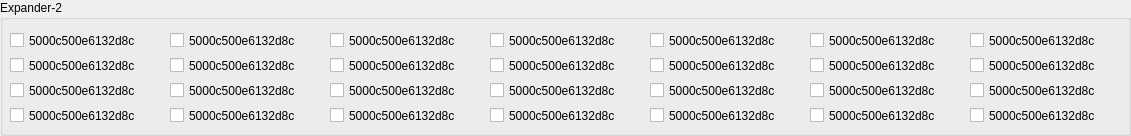
  <widget class="QGroupBox" name="groupBox_2">
   <property name="geometry">
    <rect>
     <x>10</x>
     <y>440</y>
     <width>1131</width>
     <height>136</height>
    </rect>
   </property>
   <property name="minimumSize">
    <size>
     <width>1131</width>
     <height>136</height>
    </size>
   </property>
   <property name="title">
    <string>Expander-2</string>
   </property>
   <widget class="QCheckBox" name="checkBox_57">
    <property name="geometry">
     <rect>
      <x>10</x>
      <y>30</y>
      <width>161</width>
      <height>21</height>
     </rect>
    </property>
    <property name="text">
     <string>5000c500e6132d8c</string>
    </property>
   </widget>
   <widget class="QCheckBox" name="checkBox_58">
    <property name="geometry">
     <rect>
      <x>170</x>
      <y>30</y>
      <width>161</width>
      <height>21</height>
     </rect>
    </property>
    <property name="text">
     <string>5000c500e6132d8c</string>
    </property>
   </widget>
   <widget class="QCheckBox" name="checkBox_59">
    <property name="geometry">
     <rect>
      <x>330</x>
      <y>30</y>
      <width>161</width>
      <height>21</height>
     </rect>
    </property>
    <property name="text">
     <string>5000c500e6132d8c</string>
    </property>
   </widget>
   <widget class="QCheckBox" name="checkBox_60">
    <property name="geometry">
     <rect>
      <x>490</x>
      <y>30</y>
      <width>161</width>
      <height>21</height>
     </rect>
    </property>
    <property name="text">
     <string>5000c500e6132d8c</string>
    </property>
   </widget>
   <widget class="QCheckBox" name="checkBox_61">
    <property name="geometry">
     <rect>
      <x>650</x>
      <y>30</y>
      <width>161</width>
      <height>21</height>
     </rect>
    </property>
    <property name="text">
     <string>5000c500e6132d8c</string>
    </property>
   </widget>
   <widget class="QCheckBox" name="checkBox_62">
    <property name="geometry">
     <rect>
      <x>810</x>
      <y>30</y>
      <width>161</width>
      <height>21</height>
     </rect>
    </property>
    <property name="text">
     <string>5000c500e6132d8c</string>
    </property>
   </widget>
   <widget class="QCheckBox" name="checkBox_63">
    <property name="geometry">
     <rect>
      <x>970</x>
      <y>30</y>
      <width>161</width>
      <height>21</height>
     </rect>
    </property>
    <property name="text">
     <string>5000c500e6132d8c</string>
    </property>
   </widget>
   <widget class="QCheckBox" name="checkBox_64">
    <property name="geometry">
     <rect>
      <x>10</x>
      <y>55</y>
      <width>161</width>
      <height>21</height>
     </rect>
    </property>
    <property name="text">
     <string>5000c500e6132d8c</string>
    </property>
   </widget>
   <widget class="QCheckBox" name="checkBox_65">
    <property name="geometry">
     <rect>
      <x>170</x>
      <y>55</y>
      <width>161</width>
      <height>21</height>
     </rect>
    </property>
    <property name="text">
     <string>5000c500e6132d8c</string>
    </property>
   </widget>
   <widget class="QCheckBox" name="checkBox_66">
    <property name="geometry">
     <rect>
      <x>330</x>
      <y>55</y>
      <width>161</width>
      <height>21</height>
     </rect>
    </property>
    <property name="text">
     <string>5000c500e6132d8c</string>
    </property>
   </widget>
   <widget class="QCheckBox" name="checkBox_67">
    <property name="geometry">
     <rect>
      <x>490</x>
      <y>55</y>
      <width>161</width>
      <height>21</height>
     </rect>
    </property>
    <property name="text">
     <string>5000c500e6132d8c</string>
    </property>
   </widget>
   <widget class="QCheckBox" name="checkBox_68">
    <property name="geometry">
     <rect>
      <x>650</x>
      <y>55</y>
      <width>161</width>
      <height>21</height>
     </rect>
    </property>
    <property name="text">
     <string>5000c500e6132d8c</string>
    </property>
   </widget>
   <widget class="QCheckBox" name="checkBox_69">
    <property name="geometry">
     <rect>
      <x>810</x>
      <y>55</y>
      <width>161</width>
      <height>21</height>
     </rect>
    </property>
    <property name="text">
     <string>5000c500e6132d8c</string>
    </property>
   </widget>
   <widget class="QCheckBox" name="checkBox_70">
    <property name="geometry">
     <rect>
      <x>970</x>
      <y>55</y>
      <width>161</width>
      <height>21</height>
     </rect>
    </property>
    <property name="text">
     <string>5000c500e6132d8c</string>
    </property>
   </widget>
   <widget class="QCheckBox" name="checkBox_71">
    <property name="geometry">
     <rect>
      <x>10</x>
      <y>80</y>
      <width>161</width>
      <height>21</height>
     </rect>
    </property>
    <property name="text">
     <string>5000c500e6132d8c</string>
    </property>
   </widget>
   <widget class="QCheckBox" name="checkBox_72">
    <property name="geometry">
     <rect>
      <x>170</x>
      <y>80</y>
      <width>161</width>
      <height>21</height>
     </rect>
    </property>
    <property name="text">
     <string>5000c500e6132d8c</string>
    </property>
   </widget>
   <widget class="QCheckBox" name="checkBox_73">
    <property name="geometry">
     <rect>
      <x>330</x>
      <y>80</y>
      <width>161</width>
      <height>21</height>
     </rect>
    </property>
    <property name="text">
     <string>5000c500e6132d8c</string>
    </property>
   </widget>
   <widget class="QCheckBox" name="checkBox_74">
    <property name="geometry">
     <rect>
      <x>490</x>
      <y>80</y>
      <width>161</width>
      <height>21</height>
     </rect>
    </property>
    <property name="text">
     <string>5000c500e6132d8c</string>
    </property>
   </widget>
   <widget class="QCheckBox" name="checkBox_75">
    <property name="geometry">
     <rect>
      <x>650</x>
      <y>80</y>
      <width>161</width>
      <height>21</height>
     </rect>
    </property>
    <property name="text">
     <string>5000c500e6132d8c</string>
    </property>
   </widget>
   <widget class="QCheckBox" name="checkBox_76">
    <property name="geometry">
     <rect>
      <x>810</x>
      <y>80</y>
      <width>161</width>
      <height>21</height>
     </rect>
    </property>
    <property name="text">
     <string>5000c500e6132d8c</string>
    </property>
   </widget>
   <widget class="QCheckBox" name="checkBox_77">
    <property name="geometry">
     <rect>
      <x>970</x>
      <y>80</y>
      <width>161</width>
      <height>21</height>
     </rect>
    </property>
    <property name="text">
     <string>5000c500e6132d8c</string>
    </property>
   </widget>
   <widget class="QCheckBox" name="checkBox_78">
    <property name="geometry">
     <rect>
      <x>10</x>
      <y>105</y>
      <width>161</width>
      <height>21</height>
     </rect>
    </property>
    <property name="text">
     <string>5000c500e6132d8c</string>
    </property>
   </widget>
   <widget class="QCheckBox" name="checkBox_79">
    <property name="geometry">
     <rect>
      <x>170</x>
      <y>105</y>
      <width>161</width>
      <height>21</height>
     </rect>
    </property>
    <property name="text">
     <string>5000c500e6132d8c</string>
    </property>
   </widget>
   <widget class="QCheckBox" name="checkBox_80">
    <property name="geometry">
     <rect>
      <x>330</x>
      <y>105</y>
      <width>161</width>
      <height>21</height>
     </rect>
    </property>
    <property name="text">
     <string>5000c500e6132d8c</string>
    </property>
   </widget>
   <widget class="QCheckBox" name="checkBox_81">
    <property name="geometry">
     <rect>
      <x>490</x>
      <y>105</y>
      <width>161</width>
      <height>21</height>
     </rect>
    </property>
    <property name="text">
     <string>5000c500e6132d8c</string>
    </property>
   </widget>
   <widget class="QCheckBox" name="checkBox_82">
    <property name="geometry">
     <rect>
      <x>650</x>
      <y>105</y>
      <width>161</width>
      <height>21</height>
     </rect>
    </property>
    <property name="text">
     <string>5000c500e6132d8c</string>
    </property>
   </widget>
   <widget class="QCheckBox" name="checkBox_83">
    <property name="geometry">
     <rect>
      <x>810</x>
      <y>105</y>
      <width>161</width>
      <height>21</height>
     </rect>
    </property>
    <property name="text">
     <string>5000c500e6132d8c</string>
    </property>
   </widget>
   <widget class="QCheckBox" name="checkBox_84">
    <property name="geometry">
     <rect>
      <x>970</x>
      <y>105</y>
      <width>161</width>
      <height>21</height>
     </rect>
    </property>
    <property name="text">
     <string>5000c500e6132d8c</string>
    </property>
   </widget>
  </widget>
